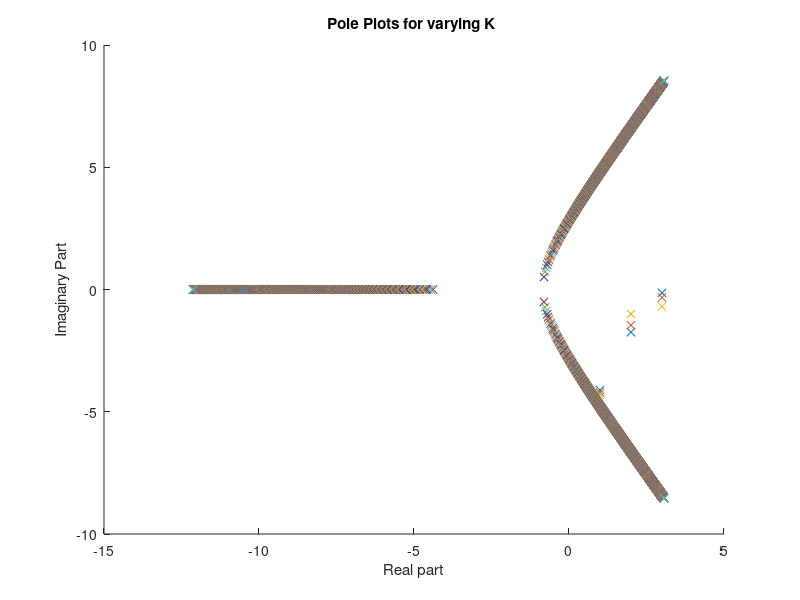

MATLAB code for this plot: (Note: this script raises an error after producing the figure.)
%% Part a
k = 4;
gain = tf(k, 1);
G1 = tf(10, [1, 6, 8, 0]);
G2 = series(G1, gain);
G = feedback(G2, 1);

%% Part b and c
hold on
k_poles = zeros(1, 1000);
i = 1;
for k=0.1:0.1:100
    gain = tf(k, 1);
    G_series = series(G1, gain);
    G_k = feedback(G_series, 1);
    poles = pole(G_k);
    k_poles(i) = max(real(poles));
    plot(poles, 'x');
    i = i + 1;
end
xlabel("Real part")
ylabel("Imaginary Part")
title("Pole Plots for varying K ");
xline(0);
grid on
figure
hold on
xlabel("k");
ylabel("Real part of rightmost pole");
title("Instability threshold as a factor of k");
k = 0.1:0.1:100;
yline(0);
plot(k, k_poles);
min(k(k_poles > 0.01))

%% Part d
k = 4.9;
gain = tf(k, 1);
G_series = series(G1, gain);
G_k = feedback(G_series, 1);
[num, den] = tfdata(G_k);
k_table = rhStabilityCriterion(den{1}, 0); 

